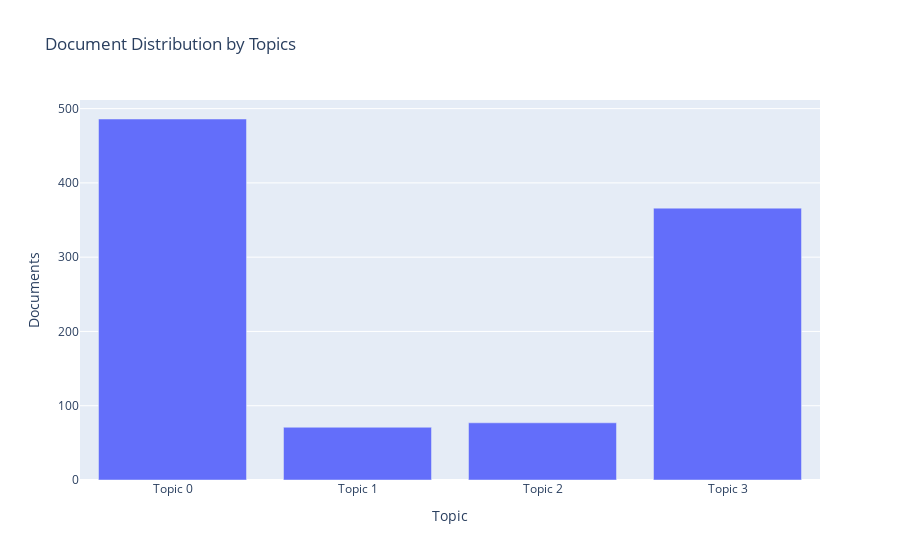

Here is the notebook cell this chart was saved with:
### Code cell
plot_model(lda, plot = 'topic_distribution')

### Figure 1 — Plotly figure (JSON) as saved in the notebook; plotly's stock layout.template omitted (floating-point values rounded to 4 significant figures)
{"data": [{"alignmentgroup": "True", "customdata": [["product, work, husband, help, use, family, home, start, well, hope"], ["rice, group, farmer, farm, small, use, area, land, crop, grow"], ["group, pay, member, help, family, steer, come, market, increase, well"], ["family, stock, work, start, request, use, increase, marry, expand, pay"]], "hovertemplate": "Topic=%{x}<br>Documents=%{y}<br>Keyword=%{customdata[0]}<extra></extra>", "legendgroup": "", "marker": {"color": "#636efa", "pattern": {"shape": ""}}, "name": "", "offsetgroup": "", "orientation": "v", "showlegend": false, "textposition": "auto", "type": "bar", "x": ["Topic 0", "Topic 1", "Topic 2", "Topic 3"], "xaxis": "x", "y": [486, 71, 77, 366], "yaxis": "y"}], "layout": {"autosize": true, "barmode": "relative", "legend": {"tracegroupgap": 0}, "title": {"text": "Document Distribution by Topics"}, "xaxis": {"anchor": "y", "autorange": true, "domain": [0, 1], "range": [-0.5, 3.5], "title": {"text": "Topic"}, "type": "category"}, "yaxis": {"anchor": "x", "autorange": true, "domain": [0, 1], "range": [0, 511.6], "title": {"text": "Documents"}, "type": "linear"}}}
